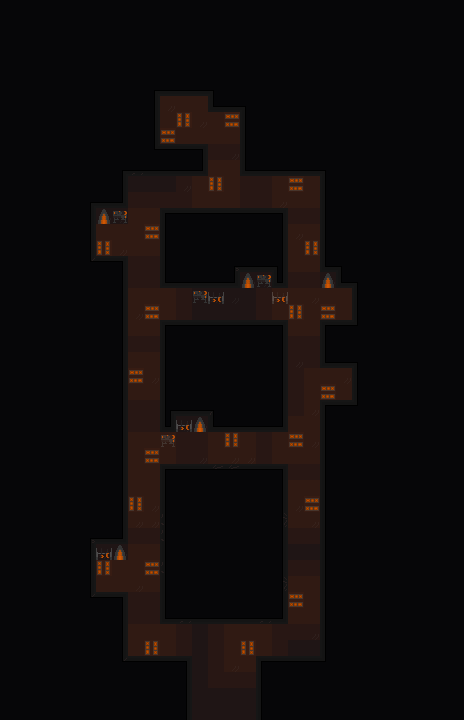

Below is a game level as drawn by its tile map, then a one-line description and the .tmx that defines it (tile-layer data replaced by summaries):
An orthogonal 29x45 tile map with 16x16 px tiles, 5 tile layers (Collision, Background, Walls, Furniture, ...), 3 tilesets and 21 objects.

<map version="1.10" tiledversion="1.10.1" orientation="orthogonal" renderorder="right-down" width="29" height="45" tilewidth="16" tileheight="16" infinite="0" nextlayerid="9" nextobjectid="91">
 <editorsettings>
  <export format="tmx" />
 </editorsettings>
 <tileset firstgid="1" source="../../../../common/maps/tileset/main.tsx" />
 <tileset firstgid="10113" source="../../../../common/maps/tileset/buildings.tsx" />
 <tileset firstgid="11905" source="../../../../common/maps/tileset/phyrexia/FurnaceTiles.tsx" />
 <layer id="6" name="Collision" width="29" height="45">
  <data>[1305 cells, 264 non-empty, 2 distinct tile ids]</data>
 </layer>
 <layer id="1" name="Background" width="29" height="45">
  <data>[1305 cells, 1305 non-empty, 5 distinct tile ids]</data>
 </layer>
 <layer id="2" name="Walls" width="29" height="45">
  <data>[1305 cells, 333 non-empty, 23 distinct tile ids]</data>
 </layer>
 <layer id="8" name="Furniture" width="29" height="45">
  <data>[1305 cells, 13 non-empty, 3 distinct tile ids]</data>
 </layer>
 <layer id="3" name="Clutter" width="29" height="45">
  <properties>
   <property name="spriteLayer" type="bool" value="true" />
  </properties>
  <data>[1305 cells, 206 non-empty, 3 distinct tile ids]</data>
 </layer>
 <objectgroup id="4" name="Objects">
  <object id="38" template="../../../../common/maps/obj/entry_up.tx" x="214.619" y="708.832">
   <properties>
    <property name="teleport" value="" />
   </properties>
  </object>
  <object id="51" template="../../../../common/maps/obj/treasure.tx" x="162.35" y="143.684" />
  <object id="54" template="../../../../common/maps/obj/gold.tx" x="330.774" y="393.463" />
  <object id="77" template="../../../../common/maps/obj/enemy.tx" x="215.667" y="164">
   <properties>
    <property name="enemy" value="Furnace Tormentor" />
    <property name="threatRange" value="20" />
   <property name="effect">{"startBattleWithCard": ["Phyrexian Arena|APC", "Gate to Phyrexia|ATQ", "Sulfuric Vortex|SCG", "Phyrexian Walker|VIS"]}</property>
    </properties>
  </object>
  <object id="78" template="../../../../common/maps/obj/enemy.tx" x="136.333" y="219.333">
   <properties>
    <property name="enemy" value="Furnace Goblin" />
    <property name="speedModifier" type="float" value="3" />
    <property name="threatRange" value="30" />
    <property name="waypoints" value="75,76,74,62" />
   </properties>
  </object>
  <object id="79" template="../../../../common/maps/obj/enemy.tx" x="277.667" y="200">
   <properties>
    <property name="enemy" value="Furnace Goblin" />
    <property name="speedModifier" type="float" value="3" />
    <property name="threatRange" value="30" />
    <property name="waypoints" value="76,74,62,75" />
   </properties>
  </object>
  <object id="80" template="../../../../common/maps/obj/enemy.tx" x="294.5" y="531.333">
   <properties>
    <property name="enemy" value="Furnace Goblin" />
    <property name="spawn.Easy" type="bool" value="false" />
    <property name="speedModifier" type="float" value="3" />
    <property name="threatRange" value="30" />
    <property name="waypoints" value="74,62,75,76" />
   </properties>
  </object>
  <object id="81" template="../../../../common/maps/obj/enemy.tx" x="296" y="629.667">
   <properties>
    <property name="enemy" value="Furnace Goblin" />
    <property name="speedModifier" type="float" value="3" />
    <property name="threatRange" value="30" />
    <property name="waypoints" value="74,62,75,76" />
   </properties>
  </object>
  <object id="82" template="../../../../common/maps/obj/enemy.tx" x="154" y="648">
   <properties>
    <property name="enemy" value="Furnace Goblin" />
    <property name="speedModifier" type="float" value="3" />
    <property name="threatRange" value="30" />
    <property name="waypoints" value="62,75,76,74" />
   </properties>
  </object>
  <object id="83" template="../../../../common/maps/obj/enemy.tx" x="133.333" y="374.5">
   <properties>
    <property name="enemy" value="Furnace Goblin" />
    <property name="spawn.Easy" type="bool" value="false" />
    <property name="threatRange" value="30" />
    <property name="waypoints" value="75,76,74,62" />
   </properties>
  </object>
  <object id="84" template="../../../../common/maps/obj/gold.tx" x="104" y="247" />
  <object id="85" template="../../../../common/maps/obj/treasure.tx" x="162" y="128.273" />
  <object id="86" template="../../../../common/maps/obj/booster.tx" x="182.25" y="113">
   <properties>
    <property name="reward">[
  {
    "editions": [ "USG","ULG","UDS","INV","APC" ],
    "type": "card",
    "count": 10,
    "rarity": [ "Common" ]
    "colors": [ "red" ]
  },
  {
    "editions": [ "USG","ULG","UDS","INV","APC" ],
    "type": "card",
    "count": 3,
    "rarity": [ "Uncommon" ]
    "colors": [ "red" ]
  },
  {
    "editions": [ "USG","ULG","UDS","INV","APC" ],
    "type": "card",
    "count": 1,
    "rarity": [ "Rare", "Mythic Rare" ]
    "colors": [ "red" ]
  }
]
</property>
   </properties>
  </object>
  <object id="87" template="../../../../common/maps/obj/enemy.tx" x="134.5" y="519.5">
   <properties>
    <property name="enemy" value="Furnace Goblin" />
    <property name="spawn.Easy" type="bool" value="false" />
    <property name="spawn.Normal" type="bool" value="false" />
    <property name="speedModifier" type="float" value="3" />
    <property name="threatRange" value="30" />
    <property name="waypoints" value="75,76,74,62" />
   </properties>
  </object>
  <object id="88" template="../../../../common/maps/obj/enemy.tx" x="296.5" y="384">
   <properties>
    <property name="enemy" value="Furnace Goblin" />
    <property name="spawn.Easy" type="bool" value="false" />
    <property name="spawn.Normal" type="bool" value="false" />
    <property name="speedModifier" type="float" value="3" />
    <property name="threatRange" value="30" />
    <property name="waypoints" value="74,62,75,76" />
   </properties>
  </object>
  <object id="89" template="../../../../common/maps/obj/gold.tx" x="102.5" y="591.75" />
  <object id="90" template="../../../../common/maps/obj/gold.tx" x="332.333" y="314.333" />
 </objectgroup>
 <objectgroup id="7" name="Waypoints">
  <object id="62" template="../../../../common/maps/obj/waypoint.tx" x="136.061" y="647.864" />
  <object id="74" template="../../../../common/maps/obj/waypoint.tx" x="295.955" y="648.318" />
  <object id="75" template="../../../../common/maps/obj/waypoint.tx" x="136.011" y="199.967" />
  <object id="76" template="../../../../common/maps/obj/waypoint.tx" x="295.953" y="200.866" />
 </objectgroup>
</map>
